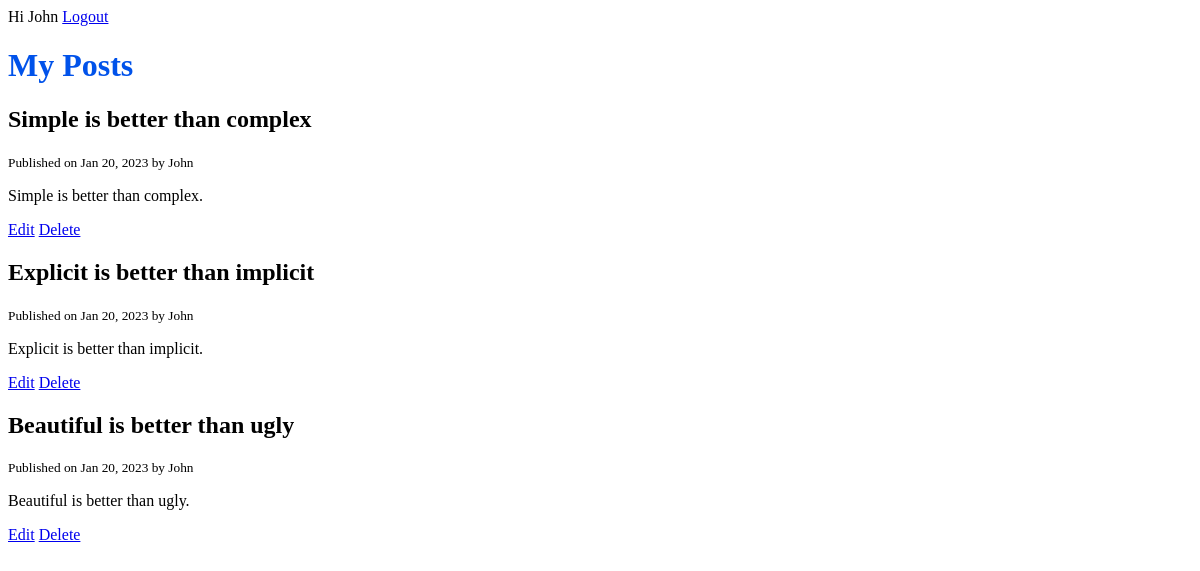
The app's page / (signed in) with its own data.
### blog/models.py (models this page shows, shortened)
class Post(models.Model):
    title = models.CharField(max_length=120)
    content = models.TextField()
    published_at = models.DateTimeField(default=timezone.now)
    author = models.ForeignKey(User, on_delete=models.CASCADE)
    class Meta:
        ordering = ['-published_at']

### blog/views.py (the view)
# urls.py: path('', views.home, name='posts'),
def home(request):
    posts = Post.objects.all()
    context = {'posts': posts}
    return render(request, 'blog/home.html', context)

### blog/templates/blog/home.html
{% extends 'base.html' %}
{% block content %}
<h1>My Posts</h1>
	{% for post in posts %}
		<h2>{{ post.title }}</h2>
		<small>Published on {{ post.published_at | date:"M d, Y" }} by {{ post.author | title}}</small>
		<p>{{ post.content }}</p>
		<p>
			<a href="{% url 'post-edit' post.id %}">Edit</a>
			<a href="{% url 'post-delete' post.id%}">Delete</a>
		</p>
	{% endfor %}
{% endblock content %}

### templates/base.html (shortened to what this page needs)
{%load static %}
<!DOCTYPE html>
<html lang="en">
  <head>
    <link rel="stylesheet" href="{% static 'css/style.css' %}" />
  </head>
  <body>
  	<header>
  		{%if request.user.is_authenticated %}
  			<span>Hi {{ request.user.username | title }}</span>
  			<a href="{% url 'logout' %}">Logout</a>
  		{%else%}
  			<a href="{% url 'login' %}">Login</a>
  		{%endif%}
  	</header>
  	<main>
	    {%block content%}
	    {%endblock content%}
  	</main>
  </body>
</html>

### static/css/style.css (style rules this page uses)
h1 { color: #0052ea; }

### records on screen
Post: title "Simple is better than complex", published_at "Jan 20, 2023", author "John", content "Simple is better than complex."
Post: title "Explicit is better than implicit", published_at "Jan 20, 2023", author "John", content "Explicit is better than implicit."
Post: title "Beautiful is better than ugly", published_at "Jan 20, 2023", author "John", content "Beautiful is better than ugly."

### other values on screen
{{ request.user.username | title }} "John"
